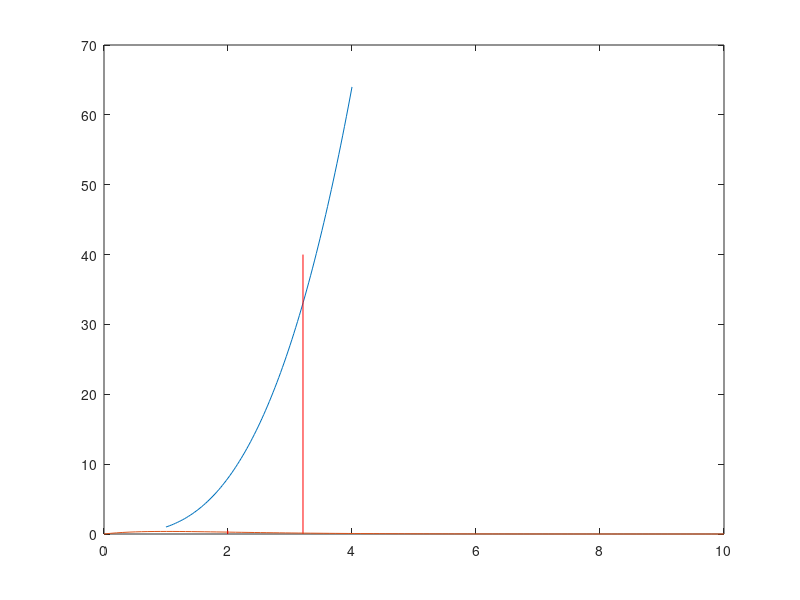

Recreate this plot in MATLAB.
%% Center of mass

%% f(x) = x^3 on the interval [1, 4]
close all;
f = @(x) x.^3;
% Note: we also need a _new_ function for the integral in the numerator
fn = @(x) x .* f(x);
xcenter = integral(fn, 1, 4) / integral(f, 1, 4)

x = linspace(1, 4);
plot(x, f(x));  % note we plot just the original f(x) = x^3
hold on;
plot([xcenter, xcenter], [0, 40], 'r');

%% f(x) = x * e^(-x) on the interval [0, 10]
close all;
f = @(x) x .* exp(-x);
% Note: we also need a _new_ function for the integral in the numerator
fn = @(x) x .* f(x);
xcenter = integral(fn, 0, 10) / integral(f, 0, 10)

x = linspace(0, 10);
plot(x, f(x));  % note we plot just the original f(x)
hold on;
plot([xcenter, xcenter], [0, 0.5], 'r');
